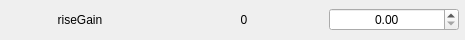
                      <widget class="QFrame" name="frame_63">
                       <property name="minimumSize">
                        <size>
                         <width>465</width>
                         <height>40</height>
                        </size>
                       </property>
                       <property name="maximumSize">
                        <size>
                         <width>465</width>
                         <height>40</height>
                        </size>
                       </property>
                       <property name="frameShape">
                        <enum>QFrame::NoFrame</enum>
                       </property>
                       <property name="frameShadow">
                        <enum>QFrame::Sunken</enum>
                       </property>
                       <layout class="QHBoxLayout" name="horizontalLayout_65">
                        <property name="spacing">
                         <number>5</number>
                        </property>
                        <property name="leftMargin">
                         <number>0</number>
                        </property>
                        <property name="topMargin">
                         <number>0</number>
                        </property>
                        <property name="rightMargin">
                         <number>5</number>
                        </property>
                        <property name="bottomMargin">
                         <number>0</number>
                        </property>
                        <item>
                         <widget class="QLabel" name="label_129">
                          <property name="minimumSize">
                           <size>
                            <width>158</width>
                            <height>0</height>
                           </size>
                          </property>
                          <property name="maximumSize">
                           <size>
                            <width>158</width>
                            <height>16777215</height>
                           </size>
                          </property>
                          <property name="text">
                           <string>riseGain</string>
                          </property>
                          <property name="alignment">
                           <set>Qt::AlignCenter</set>
                          </property>
                         </widget>
                        </item>
                        <item>
                         <widget class="QLabel" name="label_130">
                          <property name="minimumSize">
                           <size>
                            <width>158</width>
                            <height>0</height>
                           </size>
                          </property>
                          <property name="maximumSize">
                           <size>
                            <width>158</width>
                            <height>16777215</height>
                           </size>
                          </property>
                          <property name="text">
                           <string>0</string>
                          </property>
                          <property name="alignment">
                           <set>Qt::AlignCenter</set>
                          </property>
                         </widget>
                        </item>
                        <item>
                         <widget class="QDoubleSpinBox" name="doubleSpinBox_62">
                          <property name="minimumSize">
                           <size>
                            <width>130</width>
                            <height>0</height>
                           </size>
                          </property>
                          <property name="maximumSize">
                           <size>
                            <width>130</width>
                            <height>16777215</height>
                           </size>
                          </property>
                          <property name="styleSheet">
                           <string notr="true"/>
                          </property>
                          <property name="alignment">
                           <set>Qt::AlignCenter</set>
                          </property>
                         </widget>
                        </item>
                       </layout>
                      </widget>
